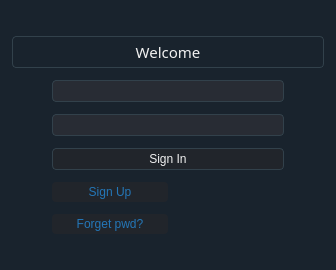
<?xml version="1.0" encoding="UTF-8"?>
<ui version="4.0">
 <class>LoginForm</class>
 <widget class="QDialog" name="LoginForm">
  <property name="enabled">
   <bool>true</bool>
  </property>
  <property name="geometry">
   <rect>
    <x>0</x>
    <y>0</y>
    <width>336</width>
    <height>270</height>
   </rect>
  </property>
  <property name="sizePolicy">
   <sizepolicy hsizetype="Expanding" vsizetype="Expanding">
    <horstretch>0</horstretch>
    <verstretch>0</verstretch>
   </sizepolicy>
  </property>
  <property name="windowTitle">
   <string>Sign In</string>
  </property>
  <property name="styleSheet">
   <string notr="true">
*{font-family: Helvetica, 'Hiragino Sans GB', 'Microsoft Yahei', '微软雅黑', Arial, sans-serif;
}


QWidget
{
background-color: #19232D;
}



/* Button */
QPushButton {
    background-color: #21252B;
    border: 1px solid #32414B;
    color: #F0F0F0;
    border-radius: 4px;
    padding: 3px;
    outline: none;
}

QPushButton:disabled {
    background-color: #21252B;
    border: 1px solid #32414B;
    color: #787878;
    border-radius: 4px;
    padding: 3px;
}

QPushButton:checked {
    background-color: #32414B;
    border: 1px solid #32414B;
    border-radius: 4px;
    padding: 3px;
    outline: none;
}

QPushButton:checked:disabled {
    background-color: #19232D;
    border: 1px solid #32414B;
    color: #787878;
    border-radius: 4px;
    padding: 3px;
    outline: none;
}

QPushButton::menu-indicator {
    subcontrol-origin: padding;
    subcontrol-position: bottom right;
    bottom: 4px;
}

QPushButton:pressed {
    background-color: #19232D;
    border: 1px solid #19232D;
}

QPushButton:hover,
QPushButton:checked:hover{
    border: 1px solid #148CD2;
    color: #F0F0F0;
}

QPushButton:selected,
QPushButton:checked:selected{
    background: #1464A0;
    color: #32414B;
}

/* 输入框 */
QAbstractSpinBox {
    background-color: #282C34;
    border: 1px solid #32414B;
    color: #F0F0F0;
    padding-top: 2px;     /* This fix  103, 111*/
    padding-bottom: 2px;  /* This fix  103, 111*/
    padding-left: 4px;
    padding-right: 4px;
    border-radius: 4px;
    /* min-width: 5px; removed to fix 109 */
}

QAbstractSpinBox:up-button {
    background-color: transparent #282C34;
    subcontrol-origin: border;
    subcontrol-position: top right;
    border-left: 1px solid #32414B;
    margin: 1px;
}

QAbstractSpinBox::up-arrow,
QAbstractSpinBox::up-arrow:disabled,
QAbstractSpinBox::up-arrow:off {
    image: url(:/Icon/up_arrow_disabled);
    width: 9px;
    height: 9px;
}

QAbstractSpinBox::up-arrow:hover {
    image: url(:/Icon/up_arrow);
}

QAbstractSpinBox:down-button {
    background-color: transparent #282C34;
    subcontrol-origin: border;
    subcontrol-position: bottom right;
    border-left: 1px solid #32414B;
    margin: 1px;
}

QAbstractSpinBox::down-arrow,
QAbstractSpinBox::down-arrow:disabled,
QAbstractSpinBox::down-arrow:off {
    image: url(:/Icon/down_arrow_disabled);
    width: 9px;
    height: 9px;
}

QAbstractSpinBox::down-arrow:hover {
    image: url(:/Icon/down_arrow);
}

QAbstractSpinBox:hover{
    border: 1px solid #148CD2;
    color: #F0F0F0;
}

QAbstractSpinBox:selected {
    background: #1464A0;
    color: #32414B;
}


/* 标签 */
QLabel {
    border: 0px solid #32414B;
    margin: 0px;
    color: #F0F0F0;
}

QLabel::disabled {
    border: 0px solid #32414B;
    color: #787878;
}


/* 复选框 */
QComboBox {
    border: 1px solid #32414B;
    border-radius: 4px;
    selection-background-color: #1464A0;
    padding-top: 2px;     /* This fix  #103, #111*/
    padding-bottom: 2px;  /* This fix  #103, #111*/
    padding-left: 4px;
    padding-right: 4px;
    background-color: #21252B;
    color: #9DA5B4;
}

QComboBox:disabled {
    background-color: #19232D;
    color: #787878;
}

QComboBox:hover{
    border: 1px solid #148CD2;
}

QComboBox:on {
    selection-background-color: #19232D;
}

QComboBox QAbstractItemView {
    background-color: #19232D;
    border-radius: 4px;
    border: 1px solid #32414B;
    color: #9CA3B2;
    selection-color: #9DA5B4;
    selection-background-color: #32414B;
}

QComboBox::drop-down {
    subcontrol-origin: padding;
    subcontrol-position: top right;
    width: 20px;
    border-left-width: 0px;
    border-left-color: #32414B;
    border-left-style: solid;
    border-top-right-radius: 3px;
    border-bottom-right-radius: 3px;
}

QComboBox::down-arrow {
    image: url(:/Icon/down_arrow_disabled);
}

QComboBox::down-arrow:on,
QComboBox::down-arrow:hover,
QComboBox::down-arrow:focus {
    image: url(:/Icon/down_arrow);
}


/* Tab条 */
QTabBar {
    qproperty-drawBase: 0;
    border-radius: 4px;
    margin: 0px;
    padding: 2px;
    border: 0;

    /* left: 5px; move to the right by 5px - removed for fix */
    }

QTabBar::close-button {
    border: 0;
    margin: 2px;
    padding: 0;
    image: url(:/Icon/close);
}

QTabBar::close-button:hover {
    image: url(:/Icon/close-hover);
}

QTabBar::close-button:pressed {
    image: url(:/Icon/close-pressed);
}

QTabBar::tab:top:selected:disabled {
    border-bottom: 3px solid #14506E;
    color: #787878;
    background-color: #32414B;
}

QTabBar::tab:bottom:selected:disabled {
    border-top: 3px solid #14506E;
    color: #787878;
    background-color: #32414B;
}

QTabBar::tab:left:selected:disabled {
    border-left: 3px solid #14506E;
    color: #787878;
    background-color: #32414B;
}

QTabBar::tab:right:selected:disabled {
    border-right: 3px solid #14506E;
    color: #787878;
    background-color: #32414B;
}

QTabBar::tab:top:!selected:disabled {
    border-bottom: 3px solid #19232D;
    color: #787878;
    background-color: #19232D;
}

QTabBar::tab:bottom:!selected:disabled {
    border-top: 3px solid #19232D;
    color: #787878;
    background-color: #19232D;
}

QTabBar::tab:left:!selected:disabled {
    border-right: 3px solid #19232D;
    color: #787878;
    background-color: #19232D;
}

QTabBar::tab:right:!selected:disabled {
    border-left: 3px solid #19232D;
    color: #787878;
    background-color: #19232D;
}

QTabBar::tab:top:!selected {
    border-bottom: 2px solid #19232D;
    margin-top: 2px;
}

QTabBar::tab:bottom:!selected {
    border-top: 2px solid #19232D;
    margin-bottom: 3px;
}

QTabBar::tab:left:!selected {
    border-left: 2px solid #19232D;
    margin-right: 2px;
}

QTabBar::tab:right:!selected {
    border-right: 2px solid #19232D;
    margin-left: 2px;
}

QTabBar::tab:top {
    background-color: #21252B;
    color: #F0F0F0;
    margin-left: 2px;
    padding-left: 4px;
    padding-right: 4px;
    padding-top: 2px;
    padding-bottom: 2px;
    min-width: 5px;
    border-bottom: 3px solid #32414B;
    border-top-left-radius: 3px;
    border-top-right-radius: 3px;
}

QTabBar::tab:top:selected {
    background-color: #282C34;
    color: #F0F0F0;
    border-bottom: 1px solid #1464A0;
    border-top-left-radius: 3px;
    border-top-right-radius: 3px;
}

QTabBar::tab:top:!selected:hover {
    border: 1px solid #148CD2;
    border-bottom: 3px solid #148CD2;
    padding: 0px;
}

QTabBar::tab:bottom {
    color: #F0F0F0;
    border-top: 3px solid #32414B;
    background-color: #32414B;
    margin-left: 2px;
    padding-left: 4px;
    padding-right: 4px;
    padding-top: 2px;
    padding-bottom: 2px;
    border-bottom-left-radius: 3px;
    border-bottom-right-radius: 3px;
    min-width: 5px;
}

QTabBar::tab:bottom:selected {
    color: #F0F0F0;
    background-color: #282C34;
    border-top: 1px solid #1464A0;
    border-bottom-left-radius: 3px;
    border-bottom-right-radius: 3px;
}

QTabBar::tab:bottom:!selected:hover {
    border: 1px solid #148CD2;
    border-top: 3px solid #148CD2;
    padding: 0px;
}

QTabBar::tab:left {
    color: #F0F0F0;
    background-color: #32414B;
    margin-top: 2px;
    padding-left: 2px;
    padding-right: 2px;
    padding-top: 4px;
    padding-bottom: 4px;
    border-top-right-radius: 3px;
    border-bottom-right-radius: 3px;
    min-height: 5px;
}

QTabBar::tab:left:selected {
    color: #F0F0F0;
    background-color: #282C34;
    border-left: 1px solid #1464A0;
    border-top-right-radius: 3px;
    border-bottom-right-radius: 3px;
}

QTabBar::tab:left:!selected:hover {
    border: 1px solid #148CD2;
    border-left: 3px solid #148CD2;
    padding: 0px;
}

QTabBar::tab:right {
    color: #F0F0F0;
    background-color: #32414B;
    margin-top: 2px;
    padding-left: 2px;
    padding-right: 2px;
    padding-top: 4px;
    padding-bottom: 4px;
    border-top-left-radius: 3px;
    border-bottom-left-radius: 3px;
    min-height: 5px;
}

QTabBar::tab:right:selected {
    color: #F0F0F0;
    background-color: #505F69;
    border-right: 1px solid #1464A0;
    border-top-left-radius: 3px;
    border-bottom-left-radius: 3px;
}

QTabBar::tab:right:!selected:hover {
    border: 1px solid #148CD2;
    border-right: 3px solid #148CD2;
    padding: 0px;
}

QTabBar QToolButton::right-arrow:enabled {
    image: url(:/Icon/right_arrow);
}

QTabBar QToolButton::left-arrow:enabled {
    image: url(:/Icon/left_arrow);
}

QTabBar QToolButton::right-arrow:disabled {
    image: url(:/Icon/right_arrow_disabled);
}

QTabBar QToolButton::left-arrow:disabled {
    image: url(:/Icon/left_arrow_disabled);
}


/* 滑动条 */
QSlider:disabled {
    background: #19232D;
}

QSlider:focus {
    border: none;
}

QSlider::groove:horizontal {
    background: #21252B;
    border: 0px solid #32414B;
    height: 4px;
    margin: 0px;
    border-radius: 4px;
}

QSlider::sub-page:horizontal {
    background: #1464A0;
    border: 0px solid #32414B;
    height: 4px;
    margin: 0px;
    border-radius: 4px;
}

QSlider::sub-page:horizontal:disabled {
    background: #14506E;
}

QSlider::handle:horizontal {
    background: #787878;
    border: 0px solid #32414B;
    width: 8px;
    height: 8px;
    margin: -8px 0;
    border-radius: 4px;
}

QSlider::handle:horizontal:hover {
    background: #148CD2;
    border: 0px solid #148CD2;
}

QSlider::groove:vertical {
    background: #21252B;
    border: 1px solid #32414B;
    width: 4px;
    margin: 0px;
    border-radius: 4px;
}

QSlider::sub-page:vertical {
    background: #1464A0;
    border: 0px solid #32414B;
    width: 4px;
    margin: 0px;
    border-radius: 4px;
}

QSlider::sub-page:vertical:disabled {
    background: #14506E;
}

QSlider::handle:vertical {
    background: #787878;
    border: 0px solid #32414B;
    width: 8px;
    height: 8px;
    margin: 0 -8px;
    border-radius: 4px;
}

QSlider::handle:vertical:hover {
    background: #148CD2;
    border: 0px solid #148CD2;
}


/* 文本编辑框 */
QLineEdit {
    background-color: #282C34;
    padding-top: 2px;     /* This QLineEdit fix  103, 111 */
    padding-bottom: 2px;  /* This QLineEdit fix  103, 111 */
    padding-left: 4px;
    padding-right: 4px;
    border-style: solid;
    border: 1px solid #32414B;
    border-radius: 4px;
    color: #F0F0F0;
}

QLineEdit:disabled {
    background-color: #282C34;
    color: #787878;
}

QLineEdit:hover{
    border: 1px solid #148CD2;
    color: #F0F0F0;
}

QLineEdit:selected{
    background: #1464A0;
    color: #32414B;
}


/* 框 */
QFrame {
    border-radius: 4px;
    border: 1px solid #32414B;
}

QFrame[frameShape=&quot;0&quot;] {
    border-radius: 4px;
    border: 1px transparent #32414B;
}

QFrame[height=&quot;3&quot;],
QFrame[width=&quot;3&quot;] {
    background-color: #19232D;
}

</string>
  </property>
  <layout class="QVBoxLayout" name="verticalLayout_2">
   <property name="spacing">
    <number>11</number>
   </property>
   <property name="topMargin">
    <number>11</number>
   </property>
   <item>
    <widget class="QWidget" name="widget" native="true">
     <layout class="QGridLayout" name="gridLayout_2">
      <property name="leftMargin">
       <number>1</number>
      </property>
      <property name="topMargin">
       <number>1</number>
      </property>
      <property name="rightMargin">
       <number>1</number>
      </property>
      <property name="bottomMargin">
       <number>1</number>
      </property>
      <property name="horizontalSpacing">
       <number>7</number>
      </property>
      <property name="verticalSpacing">
       <number>12</number>
      </property>
      <item row="2" column="0">
       <layout class="QGridLayout" name="gridLayout">
        <property name="verticalSpacing">
         <number>12</number>
        </property>
        <item row="0" column="1" colspan="2">
         <widget class="QLineEdit" name="id_input">
          <property name="sizePolicy">
           <sizepolicy hsizetype="Expanding" vsizetype="Fixed">
            <horstretch>0</horstretch>
            <verstretch>0</verstretch>
           </sizepolicy>
          </property>
         </widget>
        </item>
        <item row="4" column="1">
         <widget class="QPushButton" name="retrive_button">
          <property name="styleSheet">
           <string notr="true">border: none;
color: #2376b7;</string>
          </property>
          <property name="text">
           <string>Forget pwd?</string>
          </property>
         </widget>
        </item>
        <item row="1" column="0">
         <spacer name="horizontalSpacer">
          <property name="orientation">
           <enum>Qt::Horizontal</enum>
          </property>
          <property name="sizeType">
           <enum>QSizePolicy::Fixed</enum>
          </property>
          <property name="sizeHint" stdset="0">
           <size>
            <width>40</width>
            <height>20</height>
           </size>
          </property>
         </spacer>
        </item>
        <item row="2" column="1" colspan="2">
         <widget class="QPushButton" name="sign_in_button">
          <property name="text">
           <string>Sign In</string>
          </property>
         </widget>
        </item>
        <item row="1" column="1" colspan="2">
         <widget class="QLineEdit" name="pwd_input">
          <property name="echoMode">
           <enum>QLineEdit::Password</enum>
          </property>
         </widget>
        </item>
        <item row="1" column="4">
         <spacer name="horizontalSpacer_2">
          <property name="orientation">
           <enum>Qt::Horizontal</enum>
          </property>
          <property name="sizeType">
           <enum>QSizePolicy::Fixed</enum>
          </property>
          <property name="sizeHint" stdset="0">
           <size>
            <width>40</width>
            <height>20</height>
           </size>
          </property>
         </spacer>
        </item>
        <item row="3" column="1">
         <widget class="QPushButton" name="sign_up_button">
          <property name="styleSheet">
           <string notr="true">border: none;
color: #2376b7;</string>
          </property>
          <property name="text">
           <string>Sign Up</string>
          </property>
         </widget>
        </item>
       </layout>
      </item>
      <item row="1" column="0">
       <widget class="QLabel" name="label">
        <property name="font">
         <font>
          <family>Helvetica,Hiragino Sans GB,Microsoft Yahei,微软雅黑,Arial,sans-serif</family>
          <pointsize>11</pointsize>
         </font>
        </property>
        <property name="text">
         <string>Welcome</string>
        </property>
        <property name="alignment">
         <set>Qt::AlignHCenter|Qt::AlignTop</set>
        </property>
       </widget>
      </item>
      <item row="0" column="0">
       <spacer name="verticalSpacer_2">
        <property name="orientation">
         <enum>Qt::Vertical</enum>
        </property>
        <property name="sizeHint" stdset="0">
         <size>
          <width>20</width>
          <height>40</height>
         </size>
        </property>
       </spacer>
      </item>
      <item row="3" column="0">
       <spacer name="verticalSpacer">
        <property name="orientation">
         <enum>Qt::Vertical</enum>
        </property>
        <property name="sizeHint" stdset="0">
         <size>
          <width>20</width>
          <height>40</height>
         </size>
        </property>
       </spacer>
      </item>
     </layout>
    </widget>
   </item>
  </layout>
 </widget>
 <tabstops>
  <tabstop>pwd_input</tabstop>
  <tabstop>id_input</tabstop>
  <tabstop>sign_in_button</tabstop>
 </tabstops>
 <resources/>
 <connections/>
</ui>
